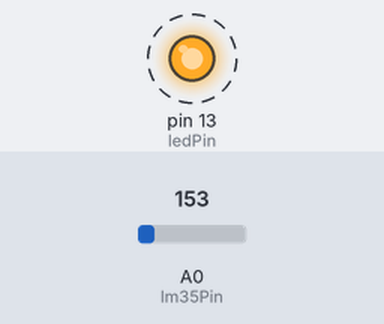
Bench run of a sketch on a simulated Arduino Uno, built with avr-gcc and run on an emulated ATmega328P. On the bench: output pins drawn as LEDs (lit = HIGH). Dashed ring = blinking. The inputs (shaded band) are chosen by the test bench; at power-on: A0 (lm35Pin) = 153.

Above: at 1.3 s.
1.4 s: A0 (lm35Pin) set to 165
At 2.25 s:
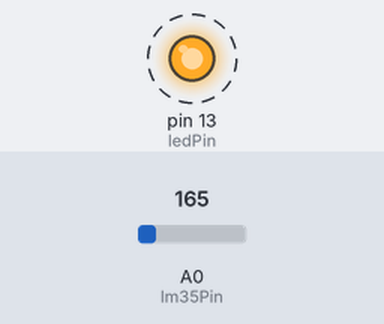
4.4 s: A0 (lm35Pin) set to 133
At 4.87 s:
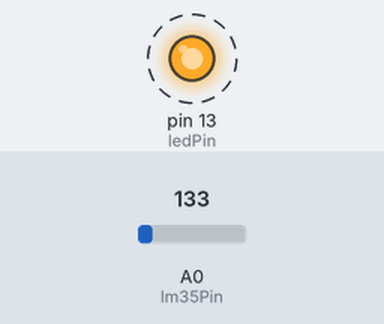
Timing chart, 0 to 13.4 s (numbered marks = the images above; inputs shaded):
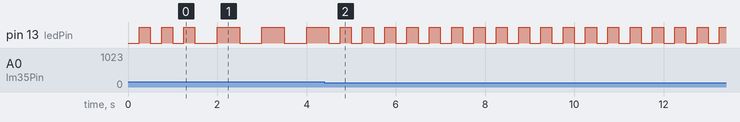

The sketch:

Assignment.ino
```cpp
const int ledPin = 13; // OnBoard LED
const int lm35Pin = A0; // LM35 sensor connected to analog pin A0
unsigned long previousMillis = 0;
int ledState = LOW; // Intial state of the Onboard LED
unsigned long blinkInterval = 250; //Intial blink Interval in Milliseconds

void setup() {
  pinMode(ledPin,OUTPUT); // Making the pin as a Output pin
  Serial.begin(9600);
}

void loop() {
  unsigned long currentMillis = millis(); //Current program running time
  if(currentMillis - previousMillis >= blinkInterval)
  {
    previousMillis = currentMillis;
    int temperature = readTemperature();
    if(temperature<30){
      blinkInterval = 250;
      }else {
        blinkInterval = 500;
      }
      toggleLED();

  }

}
int readTemperature (){ // A Function to read temperature
  int rawValue = analogRead(lm35Pin); // Reading Input
  float milliVolts = (rawValue/1024.0)*5000; // Convert to mv
  float temperatureC = (milliVolts - 500)/10; // Convert to Celsius
  return temperatureC;
}
void toggleLED(){ // Toggling Input
  if(ledState == LOW){
    ledState = HIGH;
  } else {
    ledState = LOW;
  }
  digitalWrite(ledPin,ledState);
}
```

Measured:
- after the input at 1.4 s, pin 13 (ledPin): alternates HIGH for 0.50 s and LOW for 0.50 s, starting after 0.60 s
- after the input at 4.4 s, pin 13 (ledPin): alternates HIGH for 0.25 s and LOW for 0.25 s, starting after 0.35 s
- by itself, pin 13 (ledPin): alternates HIGH for 0.25 s and LOW for 0.25 s
